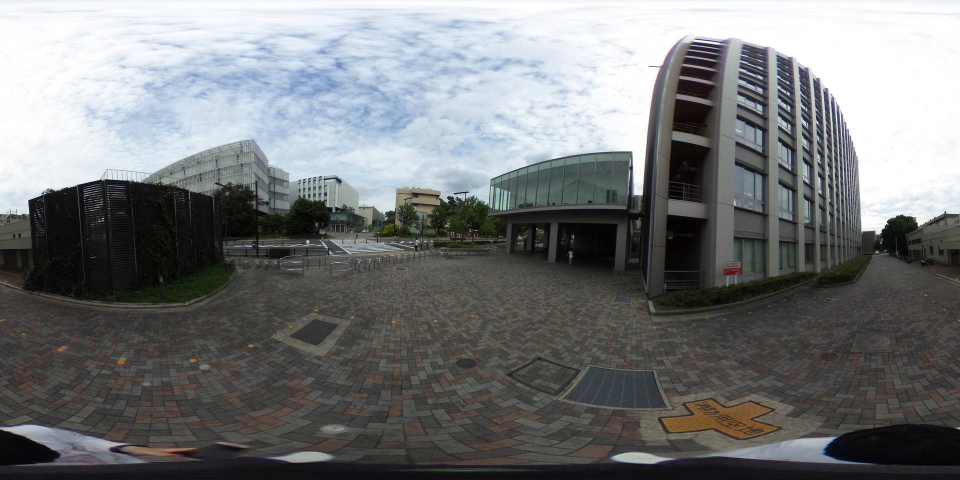
#> input picture test/data/equirectangular_image_001.jpg, 1920 x 960 px, found by its file name (shown at 1/2 size); its folder holds only this picture in this run
$ python extract_im_feature.py   (older library calls are emulated)
#> lines starting #> are read from the running program, lines starting #| are printed output that depends on the picture; after the words box and inside, x2 and y2 are one past the last pixel; in counts of white or black regions, pixels touching at a corner belong together
import cv2
import numpy as np
import os
import csv


#Camera Parameters for left & right
fx1=458.654
fy1=457.296
cx1=367.215
cy1=248.375

fx2=457.587
fy2=456.134
cx2=379.999
cy2=255.238

#TODO should this be fixed?
image_size = (752, 480)

# Example intrinsic and extrinsic parameters
K1 = np.array([[fx1, 0, cx1], [0, fy1, cy1], [0, 0, 1]])  # Camera 1 intrinsic matrix
K2 = np.array([[fx2, 0, cx2], [0, fy2, cy2], [0, 0, 1]])  # Camera 2 intrinsic matrix

#Distortion Coefficient
D1 = np.array([-0.28340811, 0.07395907, 0.00019359, 1.76187114e-05,0])
D2 = np.array([-0.28368365,  0.07451284, -0.00010473, -3.55590700e-05,0])

#transformation matrix for each cam
cam_tran1=np.array([[0.0148655429818, -0.999880929698, 0.00414029679422, -0.0216401454975],
        [0.999557249008, 0.0149672133247, 0.025715529948, -0.064676986768],
        [-0.0257744366974, 0.00375618835797, 0.999660727178, 0.00981073058949],
        [0.0, 0.0, 0.0, 1.0]])

cam_tran2=np.array([[0.0125552670891, -0.999755099723, 0.0182237714554, -0.0198435579556],
        [0.999598781151, 0.0130119051815, 0.0251588363115, 0.0453689425024],
        [-0.0253898008918, 0.0179005838253, 0.999517347078, 0.00786212447038],
        [0.0, 0.0, 0.0, 1.0]])

T_SB_left_inv = np.linalg.inv(cam_tran1)

T_right_left = np.dot(cam_tran2, T_SB_left_inv)
R=T_right_left[:3,:3]
T=T_right_left[:3,3]
B=np.linalg.norm(T)

def measure_blurriness(img_left,threshold=100):
    laplacian = cv2.Laplacian(img_left, cv2.CV_64F)
    laplacian_variance = laplacian.var()
    blur_bool=laplacian_variance<threshold
    return laplacian_variance,blur_bool

def calculate_entropy(img_left):    #texture indicator-higher entropy=more detailed texture
    hist = cv2.calcHist([img_left], [0], None, [256], [0, 256])
    # Normalize the histogram to get probabilities
    hist_normalized = hist / hist.sum()
    entropy = -np.sum(hist_normalized * np.log2(hist_normalized + 1e-10))  # Adding 1e-10 to avoid log(0)

    return entropy

def calculate_contrast(img_left,brightness):
    #Root Mean Square Contrast
    mean_intensity = np.mean(img_left)
    contrast = np.sqrt(np.mean((img_left - mean_intensity) ** 2))
    return contrast, brightness/contrast

def calculate_brightness(image):
    #Converting to grayscale in case of Colored input image
    grayscale = cv2.cvtColor(image, cv2.COLOR_BGR2GRAY) if len(image.shape) == 3 else image
    brightness = np.mean(grayscale)
    return brightness

def calculate_disparity(img_left,img_right):
    R1, R2, P1, P2, Q, validPixROI1, validPixROI2 = cv2.stereoRectify(
    K1, D1, K2, D2, image_size, R, T, flags=cv2.CALIB_ZERO_DISPARITY, alpha=0)
    map1_left, map2_left = cv2.initUndistortRectifyMap(K1, D1, R1, P1, image_size, cv2.CV_32FC1)
    map1_right, map2_right = cv2.initUndistortRectifyMap(K2, D2, R2, P2, image_size, cv2.CV_32FC1)

    # Apply the rectification to the stereo images
    rectified_left = cv2.remap(img_left, map1_left, map2_left, cv2.INTER_LINEAR)
    rectified_right = cv2.remap(img_right, map1_right, map2_right, cv2.INTER_LINEAR)
    #MH blocksize=21
    #Vicon blocksize=17

    stereo = cv2.StereoBM_create(numDisparities=112, blockSize=21)

    #Calc the disparity map from the grayscale rectified images
    disparity = stereo.compute(rectified_left, rectified_right)
    disparity=disparity/16
    valid_disparity_mask = disparity > 0
    disparity[~valid_disparity_mask] = 0

    return disparity,np.mean(disparity),np.var(disparity),np.std(disparity),np.min(disparity),np.max(disparity)


def calculate_depth(disparity):
    '''
    This function calcs depth from Disparity values
    Formula:
    Depth = (Baseline*Focal length) / Disparity
    '''
    depth = np.zeros_like(disparity)
    depth[disparity==0] = float("inf")  #infinite distance when there is no disparity

    depth = (((fx1 + fx2)/2)*B)/disparity

    return depth

def calculate_parameters(img_left,img_right):
    laplacian_variance,blur_bool=measure_blurriness(img_left)
    entropy=calculate_entropy(img_left)
    brightness = calculate_brightness(img_left)
    contrast, b_c_ratio=calculate_contrast(img_left, brightness)
    disparity,disparity_mean,disparity_var,disparity_std,disparity_min,disparity_max=calculate_disparity(img_left,img_right)
    #depth = calculate_depth(disparity)
    return [laplacian_variance,blur_bool,entropy,brightness,contrast,b_c_ratio,disparity_mean,disparity_var,disparity_std,disparity_min,disparity_max]

def main():
    # Folder path where images are stored
    folder_path = 'cam0/data'
    params=[0]
    # Generator function to yield image file paths one by one
    image_files = sorted([f for f in os.listdir(folder_path) if f.endswith(('.jpg', '.png', '.jpeg'))])

    # Initialize list to store rows (each row corresponds to an image)
    rows = [['timestamp','laplacian_variance','blur_bool','entropy','brightness','contrast', 'brightness_contrast_ratio','disparity_mean','disparity_var','disparity_std','disparity_min','disparity_max']]

    # Loop through each image, calculate parameters, and store them
    for filename in image_files:
        file_path_left = os.path.join('cam0/data', filename)
        file_path_right = os.path.join('cam1/data', filename)
        if not os.path.exists(file_path_right):
            print(f"File {file_path_right} does not exist. Skipping.")
            continue
        img_left = cv2.imread(file_path_left, cv2.IMREAD_GRAYSCALE)
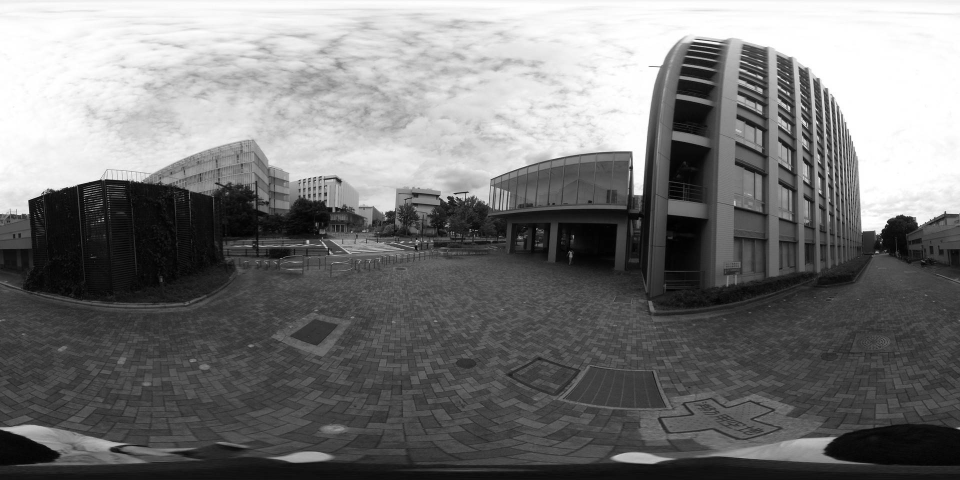
#> img_left: shape (960, 1920) (shown at 1/2 size); min 0, max 255, mean 119.7
        img_right = cv2.imread(file_path_right, cv2.IMREAD_GRAYSCALE)
        params[0] = filename[:-4]

        # Calculate parameters
        rows.append(params + calculate_parameters(img_left,img_right))
#> in measure_blurriness, `laplacian = cv2.Laplacian(img_left, cv2.CV_64F)`:
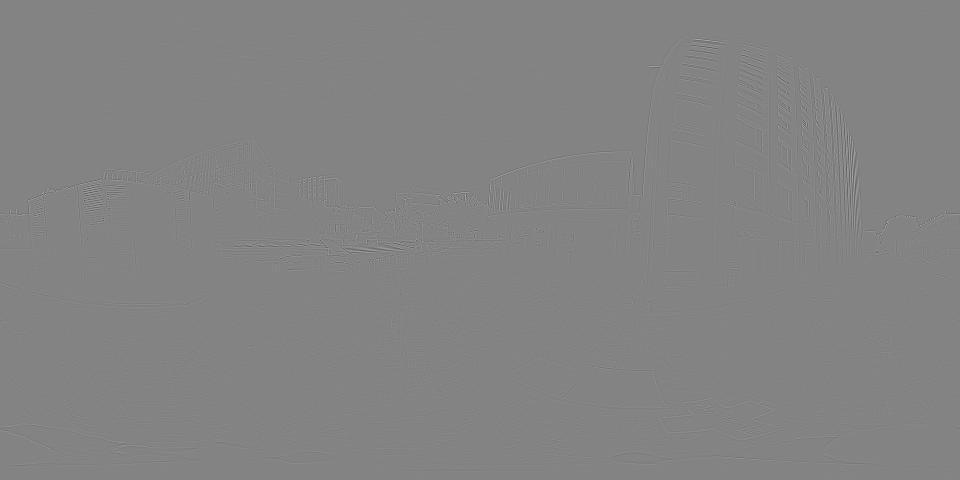
#> laplacian: shape (960, 1920) float64 (shown at 1/2 size); min -507, max 475, mean 0; drawn with min black and max white
#> in measure_blurriness, `laplacian_variance = laplacian.var()`: laplacian_variance = 362
#> in measure_blurriness, `blur_bool=laplacian_variance<threshold`: blur_bool = False
#> in calculate_parameters, `laplacian_variance,blur_bool=measure_blurriness(img_left)`: laplacian_variance = 362; blur_bool = False
#> in calculate_entropy, `hist = cv2.calcHist([img_left], [0], None, [256], [0, 256])`: hist = 256 values, max 66951 at index 255, min 462 at index 1, mean 7200
#> in calculate_entropy, `hist_normalized = hist / hist.sum()`: hist_normalized = 256 values, max 0.0363 at index 255, min 0.000251 at index 1, mean 0.00391
#> in calculate_entropy, `entropy = -np.sum(hist_normalized * np.log2(hist_normalized + 1e-10))`: entropy = 7.46
#> in calculate_brightness, `brightness = np.mean(grayscale)`: brightness = 119.7
#> in calculate_contrast, `contrast = np.sqrt(np.mean((img_left - mean_intensity) ** 2))`: contrast = 84.55
#> in calculate_parameters, `contrast, b_c_ratio=calculate_contrast(img_left, brightness)`: b_c_ratio = 1.42
#> in calculate_disparity, `rectified_left = cv2.remap(img_left, map1_left, map2_left, cv2.INTER_L..`:
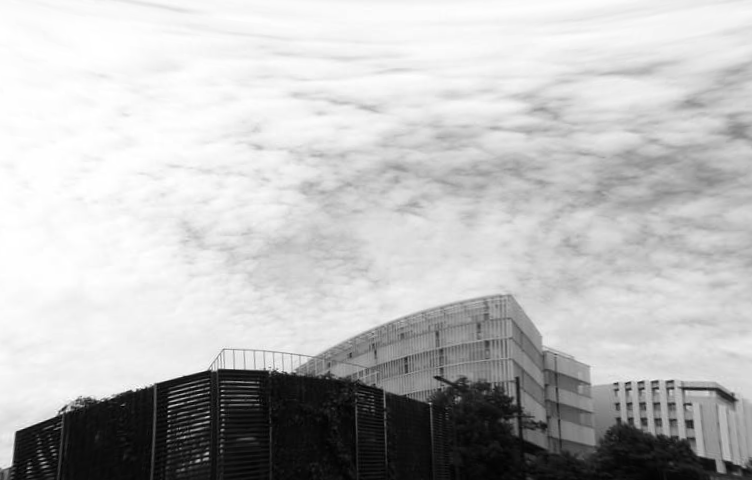
#> rectified_left: shape (480, 752); min 0, max 255, mean 187.6
#> in calculate_disparity, `rectified_right = cv2.remap(img_right, map1_right, map2_right, cv2.INT..`:
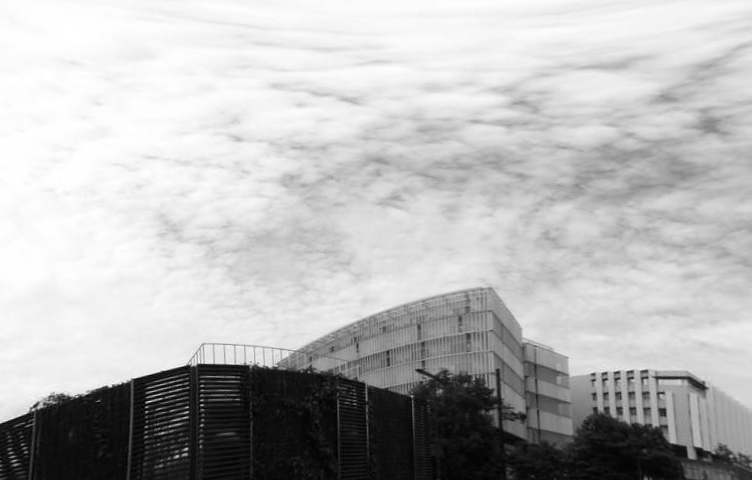
#> rectified_right: shape (480, 752); min 0, max 255, mean 183.2
#> in calculate_disparity, `disparity = stereo.compute(rectified_left, rectified_right)`:
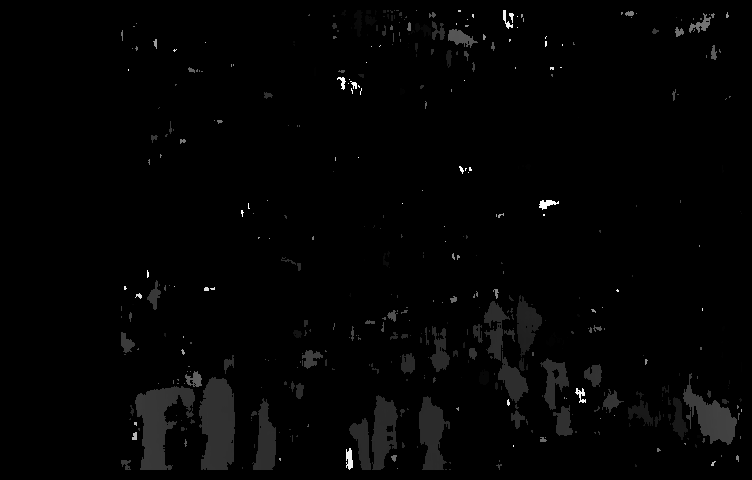
#> disparity: shape (480, 752) int16; min -16, max 1776, mean 9.1; drawn with min black and max white
#> in calculate_disparity, `valid_disparity_mask = disparity > 0`:
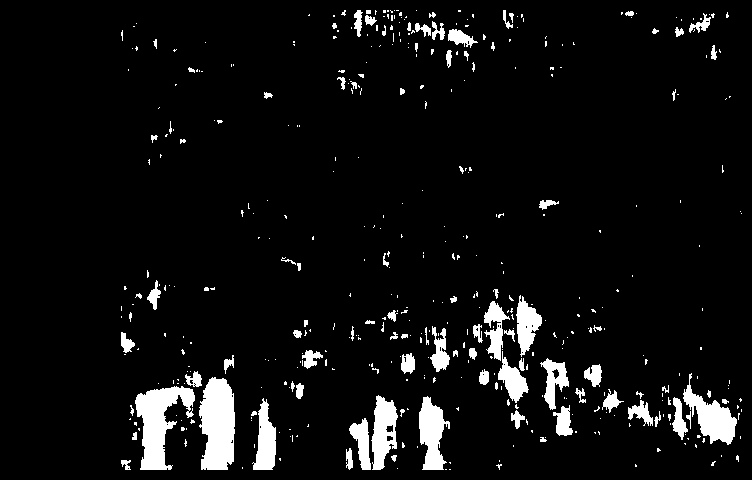
#> valid_disparity_mask: shape (480, 752) bool; 6.2% white; 441 white regions (344 under 20 px), largest, box (x1, y1, x2, y2) and area: (199, 377, 235, 470) 2709, (135, 386, 195, 470) 2548, (683, 373, 737, 445) 1526
#> in calculate_disparity, `disparity[~valid_disparity_mask] = 0`:
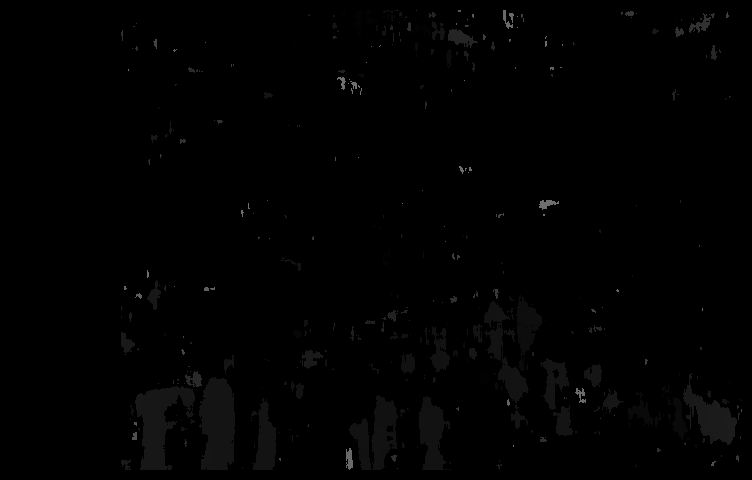
#> disparity: shape (480, 752) float64; min 0, max 111, mean 1.5
#> in calculate_parameters, `disparity,disparity_mean,disparity_var,disparity_std,disparity_min,dis..`: disparity_mean = 1.51; disparity_var = 53.26; disparity_std = 7.3; disparity_min = 0; disparity_max = 111

    # Save data to CSV file
    with open('image_feature.csv', 'w', newline='') as file:
        writer = csv.writer(file)
        writer.writerows(rows)

    print("Data saved")


if __name__ == "__main__":
    main()

$ run again, on test/data/equirectangular_image_002.jpg
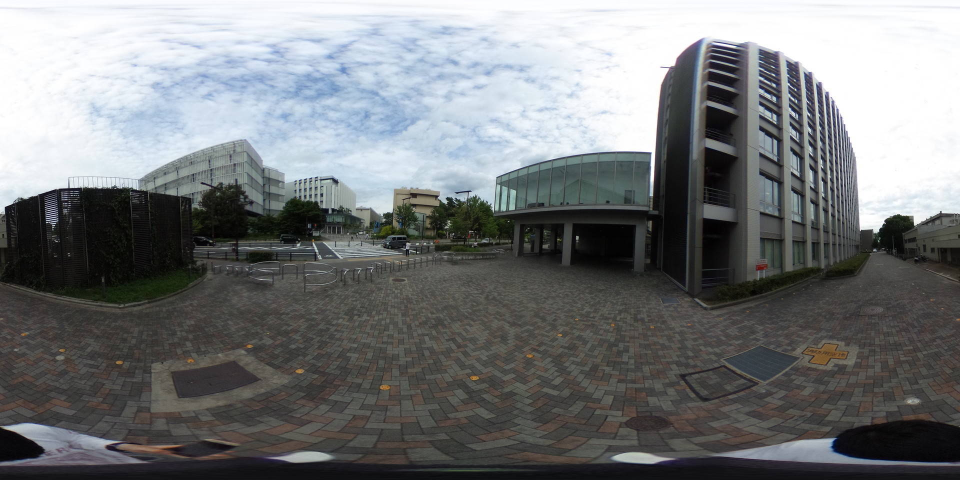
#> input picture test/data/equirectangular_image_002.jpg, 1920 x 960 px, found by its file name (shown at 1/2 size)
#> in measure_blurriness, `laplacian_variance = laplacian.var()`: laplacian_variance = 391.5
#> in measure_blurriness, `blur_bool=laplacian_variance<threshold`: blur_bool = False
#> in calculate_parameters, `laplacian_variance,blur_bool=measure_blurriness(img_left)`: laplacian_variance = 391.5; blur_bool = False
#> hist = 256 values, max 71987 at index 255, min 388 at index 1, mean 7200
#> hist_normalized = 256 values, max 0.0391 at index 255, min 0.000211 at index 1, mean 0.00391
#> in calculate_entropy, `entropy = -np.sum(hist_normalized * np.log2(hist_normalized + 1e-10))`: entropy = 7.4
#> in calculate_brightness, `brightness = np.mean(grayscale)`: brightness = 120.8
#> in calculate_contrast, `contrast = np.sqrt(np.mean((img_left - mean_intensity) ** 2))`: contrast = 84.77
#> in calculate_parameters, `contrast, b_c_ratio=calculate_contrast(img_left, brightness)`: b_c_ratio = 1.43
#> in calculate_disparity, `valid_disparity_mask = disparity > 0`:
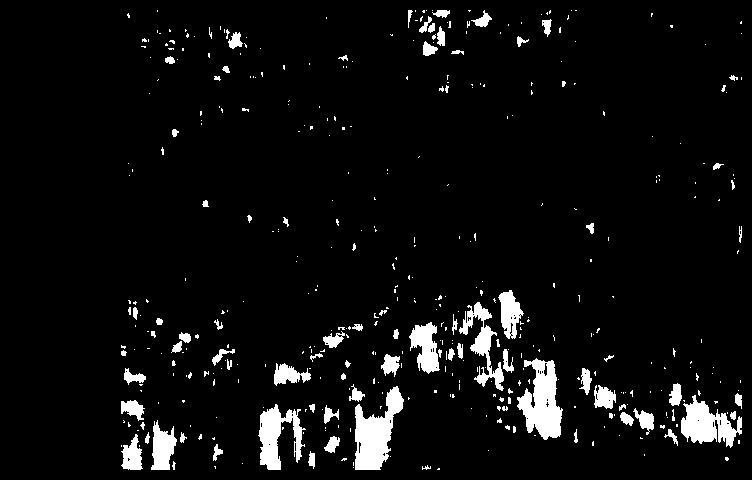
#> valid_disparity_mask: shape (480, 752) bool; 5.5% white; 429 white regions (341 under 20 px), largest, box (x1, y1, x2, y2) and area: (355, 386, 404, 470) 2212, (517, 358, 563, 440) 2198, (681, 395, 742, 448) 1668
#> in calculate_disparity, `disparity[~valid_disparity_mask] = 0`:
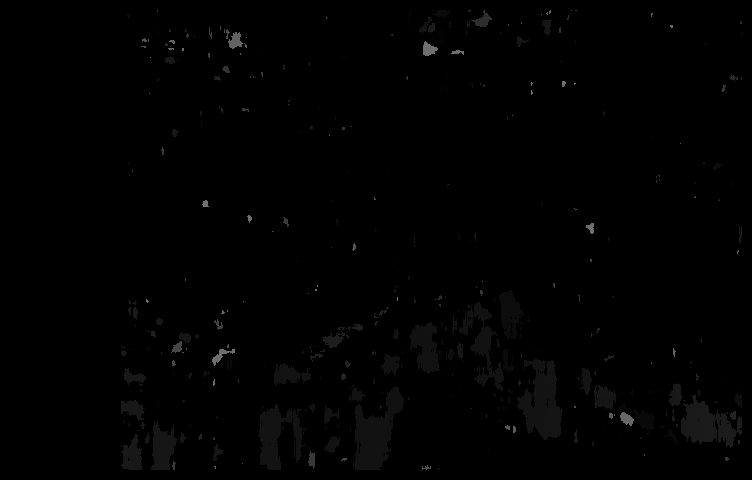
#> disparity: shape (480, 752) float64; min 0, max 111, mean 1.4
#> disparity_mean = 1.41; disparity_var = 56.58; disparity_std = 7.52; disparity_min = 0; disparity_max = 111
